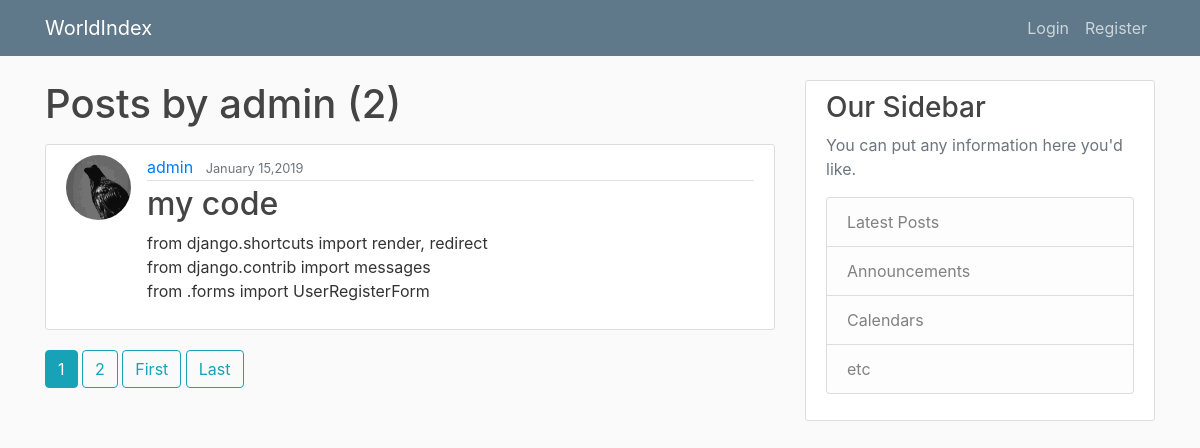
/user/admin, run on an earlier commit of the app's database.
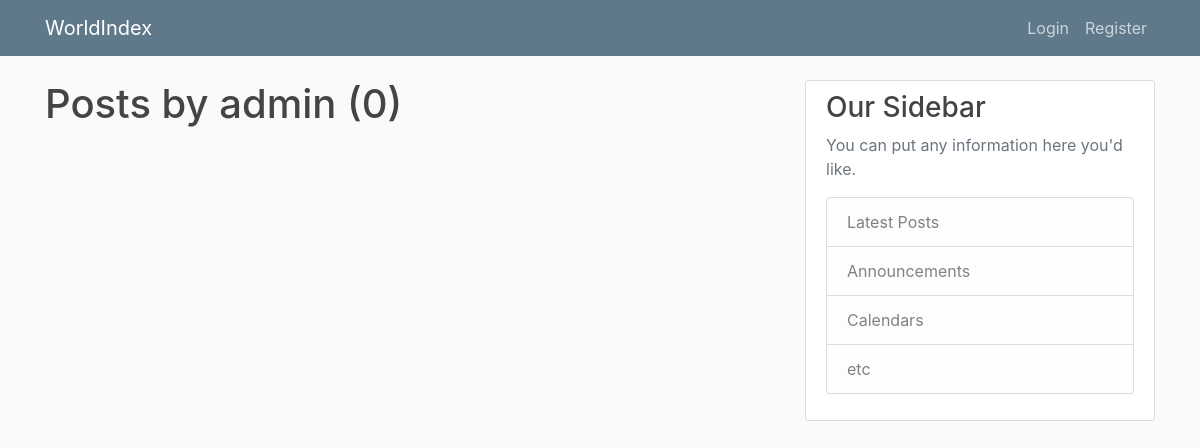
And on a later commit of the database.
### blog_app/models.py (models this page shows, shortened)
class Post(models.Model):
    title = models.CharField(max_length = 100)
    content = models.TextField()
    date_posted = models.DateTimeField(default= timezone.now)
    author = models.ForeignKey(User,on_delete= models.CASCADE)

### users/models.py (models this page shows, shortened)
class Profile(models.Model):
    user = models.OneToOneField(User,on_delete=models.CASCADE)
    image = models.ImageField(default = 'default.jpg',upload_to='profile_pics')
    ''' Signal'''

### blog_app/views.py (the view)
# urls.py: path('user/<str:username>', UserPostListView.as_view(),name = 'user-posts'),
class UserPostListView(ListView):
    model = Post
    template_name = 'user_post.html'
    context_object_name = 'posts'
    ordering = '-date_posted'
    paginate_by = 1
    def get_queryset(self):
        user = get_object_or_404(User,username=self.kwargs.get('username'))
        return Post.objects.filter(author=user).order_by('-date_posted')

### templates/user_post.html (shortened to what this page needs)
{% extends "base.html" %}
{% block content%}
<h1 class="mb-3">Posts by {{ view.kwargs.username}}  ({{page_obj.paginator.count}}) </h1>
{% for post in posts %}
<article class="media content-section">
    <img class="rounded-circle article-img" src="{{ post.author.profile.image.url }}">
    <div class="media-body">
        <div class="article-metadata">
            <a class="mr-2" href="{% url 'user-posts' post.author.username %}">{{ post.author }}</a>
            <small class="text-muted">{{ post.date_posted |date:"F d,Y" }}</small>
        </div>
        <h2><a class="article-title" href="{% url 'detail-view' post.id %}">{{ post.title }}</a></h2>
        <p class="article-content">{{ post.content }}</p>
    </div>
</article>
{% endfor %}
{% if is_paginated %}
{% for num in page_obj.paginator.page_range %}
{% if page_obj.number == num %}
<a class="btn btn-info mb-4" href="?page={{num}}">{{num}}</a>
{% elif num > page_obj.number|add:'-3' and num < page_obj.number|add:'3' %} <a class="btn btn-outline-info mb-4" href="?page={{num}}">{{num}}</a>
    {% endif %}
    {% endfor%}
    {% if page_obj.has_next %}
    <a class="btn btn-outline-info mb-4" href="?page={{ page_obj.next_page_number }}">First</a>
    <a class="btn btn-outline-info mb-4" href="?page={{ page_obj.paginator.num_pages }}">Last</a>
    {% endif %}
    {% endif %}
    {% endblock content %}

What changed in the data, as far as the page shows it:
removed Post: author.profile.image (picture), author "admin", date_posted "January 15,2019", title "my code", content "from django.shortcuts import render, redirect from django.contrib import messages from .forms import UserRegisterForm"
Also different on the page:
{{ page_obj.paginator.count }}: "2" → "0"
list line gone: "1"
list line gone: "2"
text no longer shown: "First Last"
